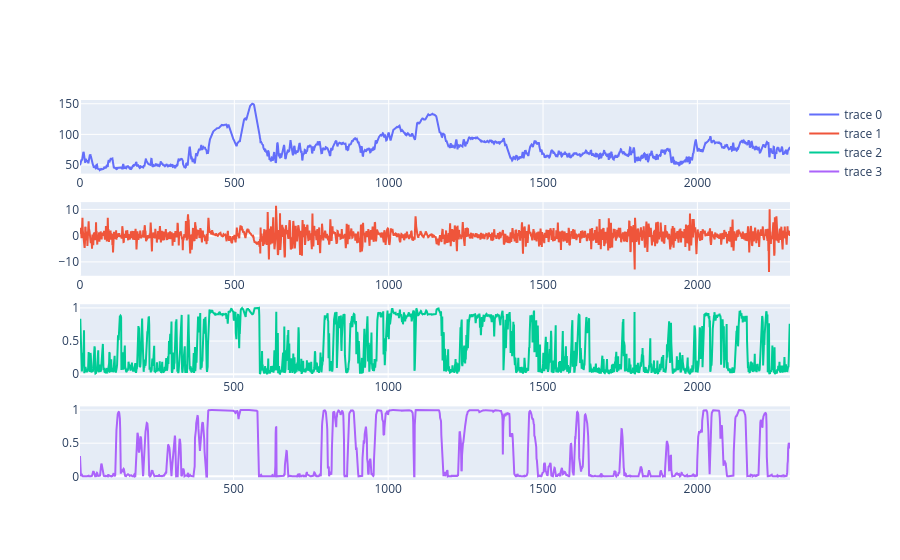

Here is the notebook cell this chart was saved with:
### Code cell
# This illustrates pretty well what the 2 states represent.
# State 1 represent the increasing / descreasing hr phases, in a concave form (that's why the coeffs do not 
# sum to 1 exactly but rather 0.65, it's a "shrinking" increase/decrease)
# State 0 represent the "white noise" phase where there is just a lot of variance and no clear pattern 
# showing in which direction the hr is evolving.

# x from 358 to 740 approx

fig = make_subplots(rows = 4, cols = 1)

subject_id = 0

differenced_hrs = [(hrs[i]-hrs[i].shift(1)).iloc[1:].reset_index(drop=True) for i in range(m)]
n = len(differenced_hrs[subject_id])

filtered0 = results_msar3var[subject_id].filtered_marginal_probabilities.iloc[:,0]
smoothed0 = results_msar3var[subject_id].smoothed_marginal_probabilities.iloc[:,0]

end_obs_idx = n*50//100

fig.add_trace(
go.Scatter(x=hrs[subject_id].iloc[:end_obs_idx].index, y=hrs[subject_id].iloc[:end_obs_idx].values, mode="lines"),
row=1, col=1
)
fig.add_trace(
go.Scatter(x=differenced_hrs[subject_id][:end_obs_idx].index, y=differenced_hrs[subject_id][:end_obs_idx].values, mode="lines"),
row=2, col=1
)
fig.add_trace(
go.Scatter(x=filtered0.index, y=filtered0.values, mode="lines"),
row=3, col=1
)
fig.add_trace(
go.Scatter(x=smoothed0.index, y=smoothed0.values, mode="lines"),
row=4, col=1
)

fig.show()

### Figure 1 — Plotly figure (JSON) as saved in the notebook; plotly's stock layout.template omitted (floating-point values rounded to 4 significant figures; data arrays with more than 128 entries replaced by an {"elided": "..."} marker saying what was removed)
{"data": [{"mode": "lines", "type": "scatter", "x": {"elided": "2301 int values"}, "xaxis": "x", "y": {"elided": "2301 float values"}, "yaxis": "y"}, {"mode": "lines", "type": "scatter", "x": {"elided": "2301 int values"}, "xaxis": "x2", "y": {"elided": "2301 float values"}, "yaxis": "y2"}, {"mode": "lines", "type": "scatter", "x": {"elided": "2298 int values"}, "xaxis": "x3", "y": {"elided": "2298 float values"}, "yaxis": "y3"}, {"mode": "lines", "type": "scatter", "x": {"elided": "2298 int values"}, "xaxis": "x4", "y": {"elided": "2298 float values"}, "yaxis": "y4"}], "layout": {"xaxis": {"anchor": "y", "domain": [0, 1]}, "xaxis2": {"anchor": "y2", "domain": [0, 1]}, "xaxis3": {"anchor": "y3", "domain": [0, 1]}, "xaxis4": {"anchor": "y4", "domain": [0, 1]}, "yaxis": {"anchor": "x", "domain": [0.8063, 1]}, "yaxis2": {"anchor": "x2", "domain": [0.5375, 0.7312]}, "yaxis3": {"anchor": "x3", "domain": [0.2687, 0.4625]}, "yaxis4": {"anchor": "x4", "domain": [0, 0.1938]}}}
